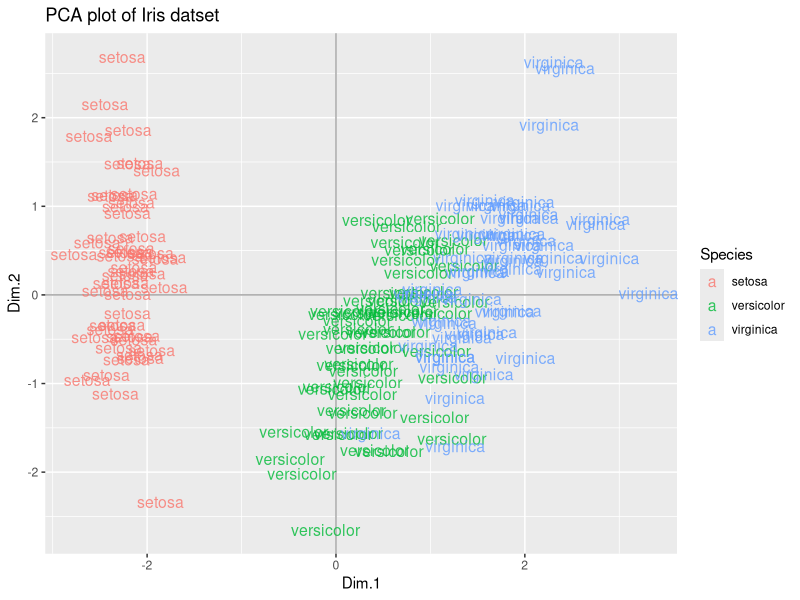

Reproduce this figure in R.
rm(list = ls())

data(iris)

iris.numeric <- iris[, 1:4]

library(FactoMineR)

pca = PCA(iris.numeric, scale.unit = TRUE,  graph = FALSE)

print(pca$var$coord)

library(ggplot2)

scores = data.frame(pca$ind$coord, Species = iris$Species, Species.num = as.numeric(as.factor(iris$Species)))

ggplot(data = scores, aes(x = Dim.1, y = Dim.2, color = Species, label = Species)) +
  geom_hline(yintercept = 0, colour = "gray65") +
  geom_vline(xintercept = 0, colour = "gray65") +
  geom_text(alpha = 0.8, size = 4) +
  ggtitle("PCA plot of Iris datset")
